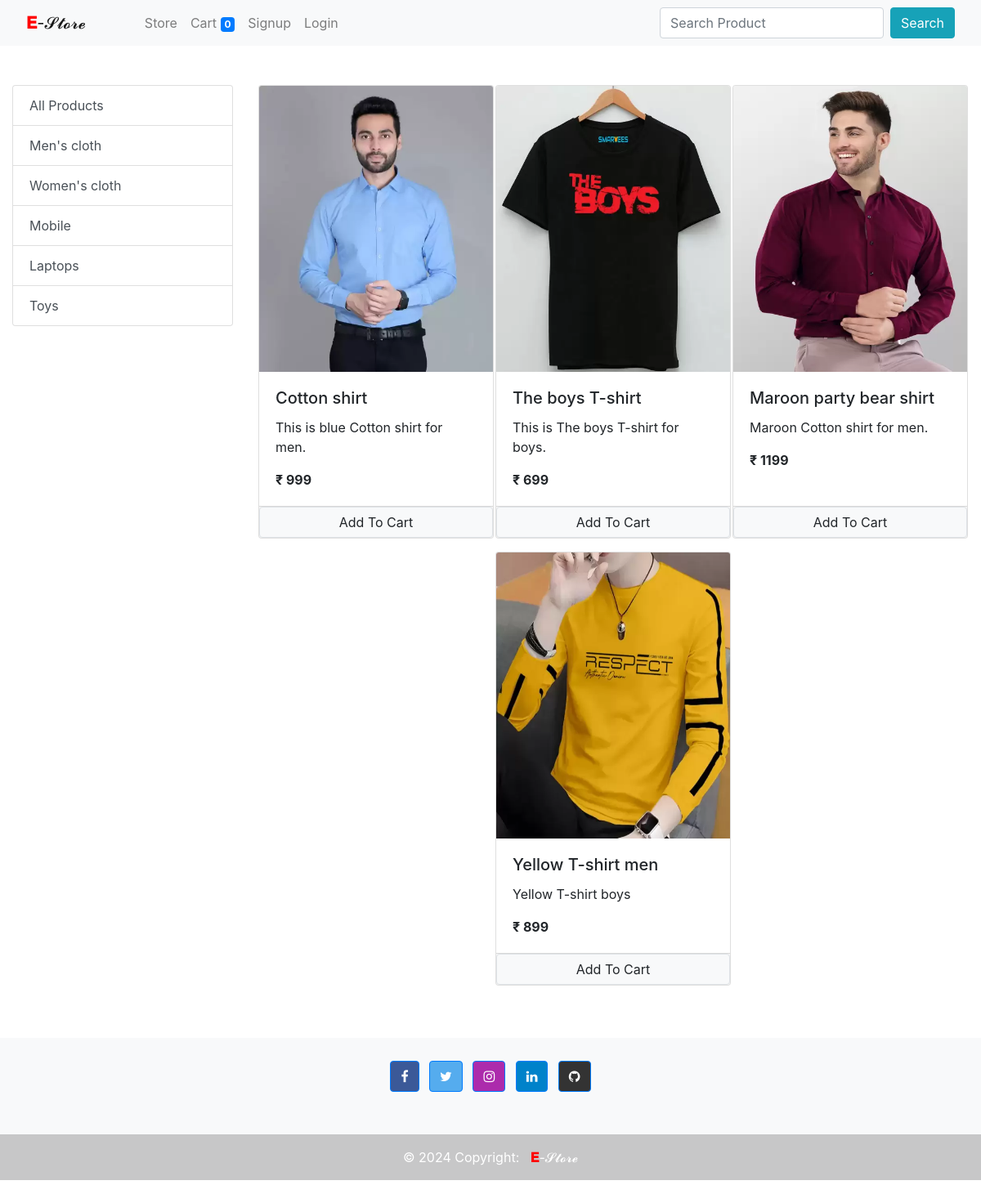
/?category=1, run on the app's committed database.
### store/models/category.py (models this page shows, shortened)
class Category(models.Model):
    name = models.CharField(max_length=50)
    @staticmethod
    def get_all_categories():
        return Category.objects.all()

### store/models/product.py (models this page shows, shortened)
class Product(models.Model):
    name = models.CharField(max_length=50)
    price = models.IntegerField(default=0)
    category = models.ForeignKey(Category, on_delete=models.CASCADE, default=1)
    description = models.CharField(max_length=200, default='')
    image = models.ImageField(upload_to='upload/products/')
    @staticmethod
    def get_all_products_by_category_id(category_id):
        if category_id:
            return Product.objects.filter(category=category_id)
        else:
            return Product.get_all_products()

### store/views.py (the view, shortened to what this page needs)
# urls.py: path('', views.Index.as_view(), name='home'),
class Index(View):
    def get(self, request):
        search = request.GET.get('search')
        if search:
            products = Product.objects.filter(name__icontains=search)
            return render( request, 'index.html', {'products':products} )
        cart = request.session.get('cart')
        if not cart:
            request.session['cart'] = {}
        products = None
        categories = Category.get_all_categories()
        categoryID = request.GET.get('category')
        if categoryID:
            products = Product.get_all_products_by_category_id(categoryID)
        else:
            products = Product.get_all_products()
        data = {
            'products':products,
            'categories':categories,
        }
        return render( request, 'index.html', data )

### store/templatetags/cart.py (called while the page is built)
@register.filter(name='is_in_cart')
def is_in_cart(product, cart):
    keys = cart.keys()
    for id in keys:
        if int(id) == product.id:
            return True
    return False

### store/templates/index.html (shortened to what this page needs)
{% extends "base.html" %}
{% block search_bar %}
{% load cart %}
<form class="form-inline my-2 my-lg-0 mr-lg-3">
  <input class="form-control mr-sm-2" type="text" name="search" placeholder="Search Product" aria-label="Search">
  <button class="btn btn-info my-2 my-sm-0" type="submit">Search</button>
</form>
{% endblock search_bar %}
{% block content %}
<div class="container-fluid mt-5">
  <div class="row">
    <div class="col-lg-3 mb-5">
      <div class="list-group">
        <a href="/" class="list-group-item list-group-item-action">All Products</a>
        {% for category in categories %}
        <a href="/?category={{category.id}}" class="list-group-item list-group-item-action">{{category.name}}</a>
        {% endfor %}
      </div>
    </div>
    <div id="products" class="col-lg-9">
      <div class="row mx-auto">
        {% for product in products %}
        <div class="card mx-auto mb-3" id="{{product.id}}" style="width: 18rem;">
            <img class="card-img-top" src="{{product.image.url}}" height="350px" alt="Product image">
            <div class="card-body">
              <h5 class="card-title">{{product.name}}</h5>
              <p class="card-text">{{product.description}}</p>
              <p class="card-text"><b>₹ {{product.price}}</b></p>
            </div>
            <div class="card-footer p-0">
              {% if product|is_in_cart:request.session.cart %}
              <a class="btn btn-light border btn-block text-primary form-control" href="{% url 'cart' %}">Go To Cart</a>
              {% else %}
              <form action="/#{{product.id}}" method="post" class="btn-block">
                <input type="submit" class="btn btn-light border btn-block form-control" value="Add To Cart">
              </form>
              {% endif %}
            </div>
        </div>
        {% endfor %}
    </div>
    </div>
  </div>
</div>
{% endblock content %}

### store/templates/base.html (shortened to what this page needs)
<!DOCTYPE html>
<html lang="en">
<head>
    <link rel="stylesheet" href="https://cdnjs.cloudflare.com/ajax/libs/font-awesome/4.7.0/css/font-awesome.min.css">
    <link rel="stylesheet" href="https://cdn.jsdelivr.net/npm/bootstrap@4.0.0/dist/css/bootstrap.min.css">
</head>
<body>
    <nav class="navbar navbar-expand-lg navbar-light bg-light sticky-top">
        <a class="navbar-brand ml-lg-3" href="/"><span class="elogo">𝐄</span>-𝓢𝓽𝓸𝓻𝓮</a>
        <div class="collapse navbar-collapse" id="navbarSupportedContent">
          <ul class="navbar-nav mr-auto ml-xl-5">
            <li class="nav-item">
              <a class="nav-link" href="/">Store</a>
            </li>
            <li class="nav-item">
              <a class="nav-link" href="{% url 'cart' %}">Cart
              <span class="badge badge-primary">{{request.session.cart.keys|length}}</span></a>
            </li>
            {% if not request.session.customer %}
            <li class="nav-item">
              <a class="nav-link" href="{% url 'signup' %}">Signup</a>
            </li>
            <li class="nav-item">
              <a class="nav-link" href="{% url 'login' %}">Login</a>
            </li>
            {% endif %}
          </ul>
          {% block search_bar %}
          {% endblock search_bar %}
        </div>
      </nav>
    {% block content %}
    {% endblock content %}
<div class="my-5">
  <footer class="bg-light text-center text-white">
  <div class="container p-4 pb-0">
    <section class="mb-4">
      <a
        class="btn btn-primary btn-floating m-1"
        style="background-color: #3b5998;"
        href="https://www.facebook.com/m.mumtaz76"
        role="button"
        ><i class="fa fa-facebook"></i
      ></a>
      <a
        class="btn btn-primary btn-floating m-1"
        style="background-color: #55acee;"
        href="#!"
        role="button"
        ><i class="fa fa-twitter"></i
      ></a>
      <a
        class="btn btn-primary btn-floating m-1"
        style="background-color: #ac2bac;"
        href="https://www.instagram.com/mohdmumtaz2004/"
        role="button"
        ><i class="fa fa-instagram"></i
      ></a>
      <a
        class="btn btn-primary btn-floating m-1"
        style="background-color: #0082ca;"
        href="https://www.linkedin.com/in/mo-mumtaz/"
        role="button"
        ><i class="fa fa-linkedin"></i
      ></a>
      <a
        class="btn btn-primary btn-floating m-1"
        style="background-color: #333333;"
        href="https://github.com/m-mumtaz"
        role="button"
        ><i class="fa fa-github"></i
      ></a>
    </section>
  </div>
  <div class="text-center p-3" style="background-color: rgba(0, 0, 0, 0.2);">
    © 2024 Copyright: &nbsp;
    <a class="text-white" href="/"><span class="elogo">𝐄</span>-𝓢𝓽𝓸𝓻𝓮</a>
  </div>
</footer>
</div>
</body>
</html>

### store/templates/base.html (style rules this page uses)
.elogo { color: red; font-weight: bold; }

### data on the page
Category: name "Men's cloth"
Category: name "Women's cloth"
Category: name "Mobile"
Category: name "Laptops"
Category: name "Toys"
Product: {{ product.id }} 1 (drawn), image (picture), name "Cotton shirt", description "This is blue Cotton shirt for men.", price "999"
Product: image (picture), name "The boys T-shirt", description "This is The boys T-shirt for boys.", price "699"
Product: image (picture), name "Maroon party bear shirt", description "Maroon Cotton shirt for men.", price "1199"
Product: image (picture), name "Yellow T-shirt men", description "Yellow T-shirt boys", price "899"

### other printed values
{{ request.session.cart.keys|length }} "0"
